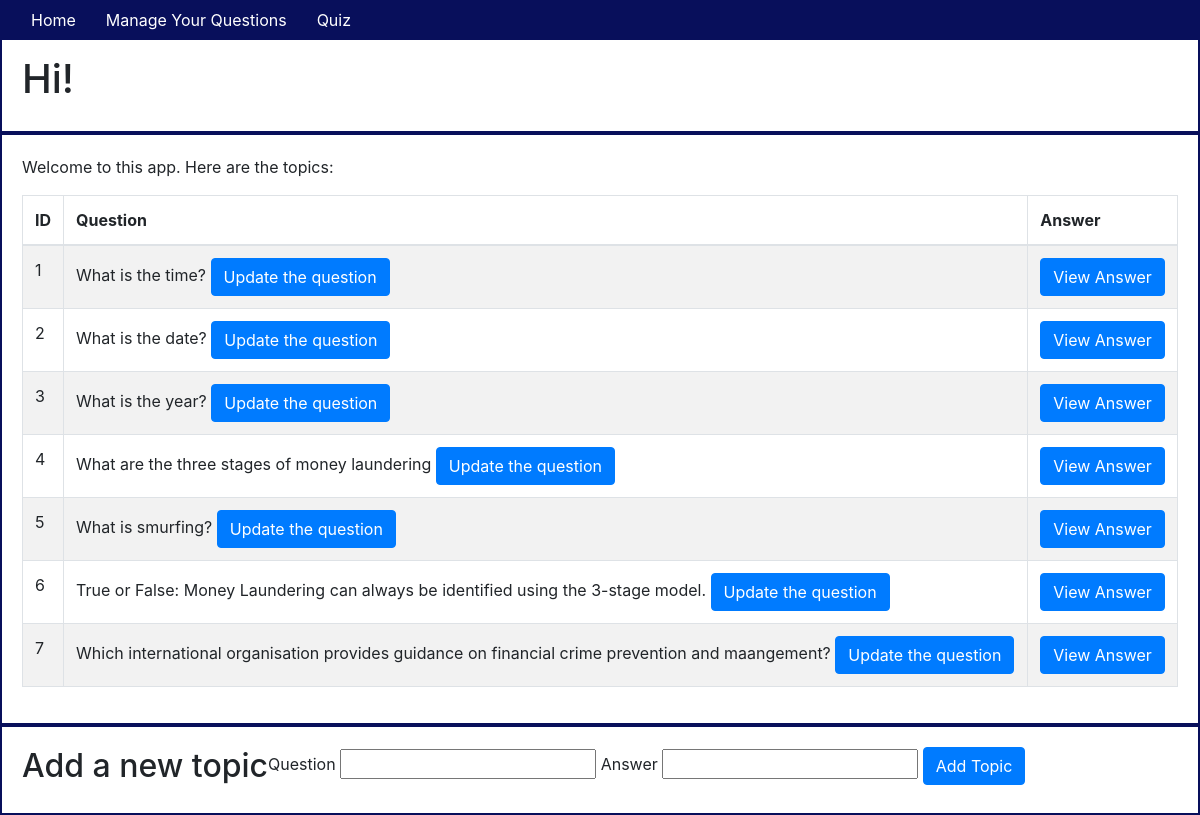
/manage, run on the app's committed database.
### app/models.py (models this page shows, shortened)
class Topic(db.Model):
    id = db.Column(db.Integer, primary_key=True)
    question = db.Column(db.String(64), index=True)
    answer = db.Column(db.String(64))
    user_answer = db.Column(db.String(64), default="I do not know.")

### app/routes.py (the view)
@app.route('/manage')
def manage():
    topics = Topic.query.all()
    return render_template('manage.html', title='Manage', topics=topics)

### app/templates/manage.html (shortened to what this page needs)
{% extends "base.html" %} {% block content %}
<div class="container-fluid">
    <div class="row">
        <h1>Hi!</h1>
    </div>
    <div class="row">
        <p>Welcome to this app. Here are the topics:</p>
        <table class="table table-striped table-bordered">
            <thead>
                <th>ID</th>
                <th>Question</th>
                <th>Answer</th>
            </thead>
            <tbody>
                {% for topic in topics %}
                <tr>
                    <td>{{topic.id}}</td>
                    <td> {{topic.question}}
                        <button type="button" class="btn btn-primary" data-toggle="modal" data-target="#myQuestionModal{{ topic.id }}">Update the question
                                </button>
                    </td>
                    <td>
                        <button type="button" class="btn btn-primary" data-toggle="modal" data-target="#myModal{{ topic.id }}">View Answer
                        </button>
                    </td>
                </tr>
                {% endfor %}
            </tbody>
        </table>
    </div>
    <div class="row">
        <h2>Add a new topic</h2>
        <form action="/manage" method="POST">
            <label for="question">Question</label>
            <input type="text" name="question" id="question" required />
            <label for="answer">Answer</label>
            <input type="text" name="answer" id="answer" required />
            <button type="submit" class="btn btn-primary" value="Add Topic">Add Topic</button>
        </form>
    </div>
</div>
{% endblock %}

### app/static/css/styles.css (style rules this page uses)
.row { padding: 20px; border: solid #080F5B 2px; }

### data on the page
Topic: id "1", question "What is the time?"
Topic: id "2", question "What is the date?"
Topic: id "3", question "What is the year?"
Topic: id "4", question "What are the three stages of money laundering"
Topic: id "5", question "What is smurfing?"
Topic: id "6", question "True or False: Money Laundering can always be identified using the 3-stage model."
Topic: id "7", question "Which international organisation provides guidance on financial crime prevention and maangement?"
